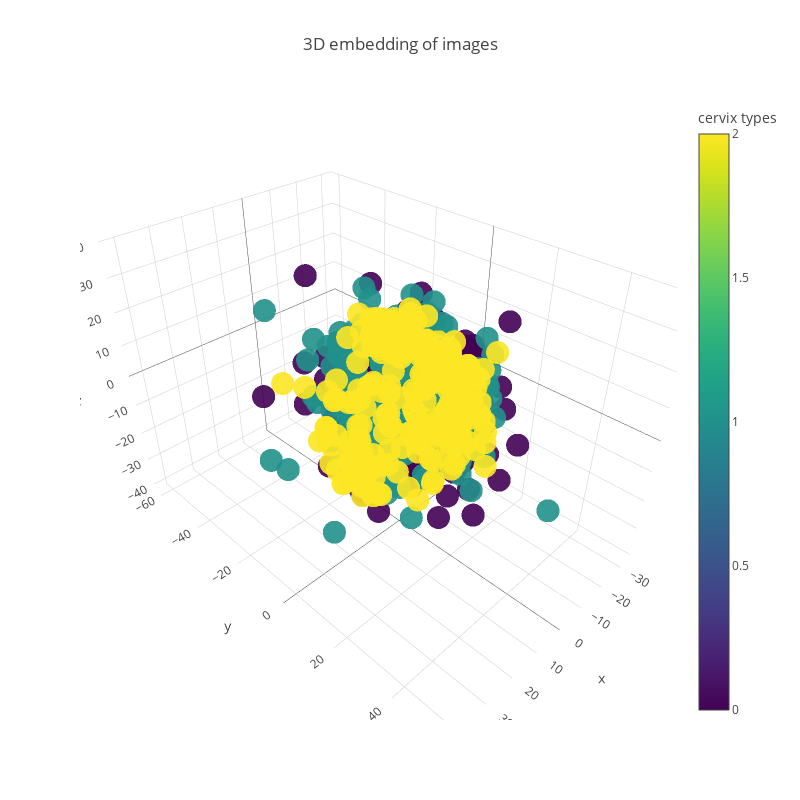

Write notebook code for a chart like this one.
### Code cell
from sklearn import preprocessing

trace1 = go.Scatter3d(
    x=tsne[:,0],
    y=tsne[:,1],
    z=tsne[:,2],
    mode='markers',
    marker=dict(
        sizemode='diameter',
        color = preprocessing.LabelEncoder().fit_transform(tsne_key),
        colorscale = 'Viridis',
        colorbar = dict(title = 'cervix types'),
        line=dict(color='rgb(255, 255, 255)'),
        opacity=0.9
    )
)

data=[trace1]
layout=dict(height=800, width=800, title='3D embedding of images')
fig=dict(data=data, layout=layout)
py.iplot(fig, filename='3DBubble')

### Figure 1 — Plotly figure (JSON) as saved in the notebook; plotly's stock layout.template omitted (floating-point values rounded to 4 significant figures; data arrays with more than 128 entries replaced by an {"elided": "..."} marker saying what was removed)
{"data": [{"marker": {"color": {"elided": "600 int values"}, "colorbar": {"title": "cervix types"}, "colorscale": "Viridis", "line": {"color": "rgb(255, 255, 255)"}, "opacity": 0.9, "sizemode": "diameter"}, "mode": "markers", "type": "scatter3d", "x": {"elided": "600 float values"}, "y": {"elided": "600 float values"}, "z": {"elided": "600 float values"}}], "layout": {"height": 800, "title": "3D embedding of images", "width": 800}}
